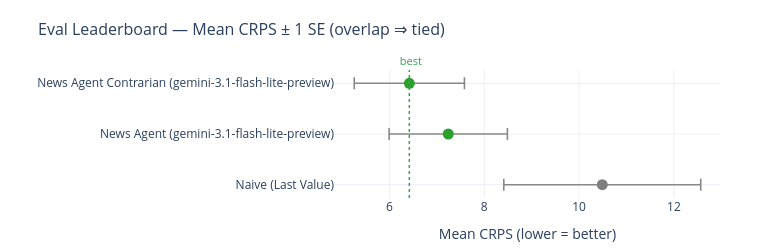

Notebook code cell kept with this figure:
### Code cell
# Same leaderboard, now with a standard-error bar on each mean. If the bars of
# the top methods overlap, their ordering is not statistically distinguishable —
# the honest verdict when only a few origins have been scored.
viz.make_leaderboard_interval_chart(eval_board)

### Figure 1 — Plotly figure (JSON) as saved in the notebook; plotly's stock layout.template omitted (floating-point values rounded to 4 significant figures)
{"data": [{"error_x": {"array": [2.077, 1.248, 1.162], "color": "#888888", "thickness": 1.6, "type": "data", "width": 6}, "hovertemplate": "%{y}<br>CRPS %{x:.3f} ± %{error_x.array:.3f}<extra></extra>", "marker": {"color": ["#7f7f7f", "#2ca02c", "#2ca02c"], "size": 11}, "mode": "markers", "showlegend": false, "type": "scatter", "x": [10.49, 7.24, 6.419], "y": ["Naive (Last Value)", "News Agent (gemini-3.1-flash-lite-preview)", "News Agent Contrarian (gemini-3.1-flash-lite-preview)"]}], "layout": {"annotations": [{"font": {"color": "#31a354", "size": 11}, "showarrow": false, "text": " best", "x": 6.419, "xanchor": "center", "xref": "x", "y": 1, "yanchor": "bottom", "yref": "y domain"}], "height": 252, "margin": {"b": 50, "l": 230, "r": 40, "t": 70}, "shapes": [{"line": {"color": "#31a354", "dash": "dot", "width": 1.5}, "type": "line", "x0": 6.419, "x1": 6.419, "xref": "x", "y0": 0, "y1": 1, "yref": "y domain"}], "title": {"font": {"size": 16}, "text": "Eval Leaderboard — Mean CRPS ± 1 SE (overlap ⇒ tied)"}, "width": 760, "xaxis": {"gridcolor": "#f0f0f0", "showgrid": true, "title": {"text": "Mean CRPS (lower = better)"}}, "yaxis": {"title": {"text": ""}}}}
